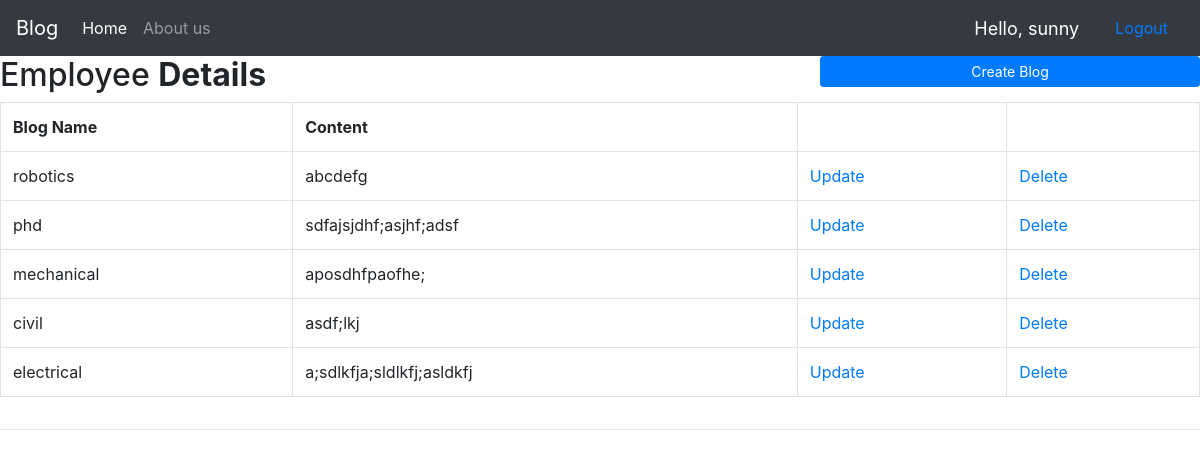
The app's page /home/ (signed in) with its own data.
### accounts/models.py (models this page shows, shortened)
class Blog(models.Model):
    blogname = models.CharField(max_length=500, null=True)
    content = models.TextField(max_length=5000, null=True)

### accounts/views.py (the view)
# urls.py: 2. Add a URL to urlpatterns:  path('', views.home, name='home')
@login_required(login_url='login')
def home(request):
    blogname = Blog.objects.all()
    return render(request, 'accounts/home.html', {'blogname': blogname})

### accounts/templates/accounts/home.html
{% extends 'accounts/main.html' %}
{% block content%}
{% include 'accounts/operations.html' %}
{% endblock %}

### accounts/templates/accounts/main.html (shortened to what this page needs)
<!DOCTYPE html>
<html>
<head>
    <link rel="stylesheet" href="https://stackpath.bootstrapcdn.com/bootstrap/4.3.1/css/bootstrap.min.css">
</head>
<body>
    {% include 'accounts/navbar.html' %}
    {% block content %}
    {% endblock %}
    <hr>
</body>
</html>

### accounts/templates/accounts/navbar.html (shortened to what this page needs)
<nav class="navbar navbar-expand-lg navbar-dark bg-dark">
  <a class="navbar-brand" href="#">Blog</a>
  <div class="collapse navbar-collapse" id="navbarNavAltMarkup">
    <div class="navbar-nav">
      <a class="nav-item nav-link active" href="#">Home <span class="sr-only">(current)</span></a>
      <a class="nav-item nav-link" href="#">About us</a>
    </div>
  </div>
  <span class="hello-msg">Hello, {{request.user}}</span>
  <a class="nav-item nav-link" href="{% url 'logout' %}">Logout</a>
</nav>

### accounts/templates/accounts/operations.html
<!DOCTYPE html>
<html lang="en">
<body>
<div class="container-lg">
    <div class="table-responsive">
        <div class="table-wrapper">
            <div class="table-title">
                <div class="row">
                    <div class="col-sm-8"><h2>Employee <b>Details</b></h2></div>
                    <div class="col-sm-4">
                        <a class="btn btn-primary btn-sm btn-block" href="{% url 'createBlog' %}">Create Blog</a>
                    </div>
                </div>
            </div>
            <table class="table table-bordered">
                <tr>
                    <th>Blog Name</th>
                    <th>Content</th>
                    <th></th>
                    <th></th>
                </tr>
                {% for i in blogname %}
                    <tr>
                        <td>{{i.blogname}}</td>
                        <td>{{i.content}}</td>
                        <td><a href="{% url 'updateBlog' i.id %}">Update</a></td>
                        <td><a href="{% url 'deleteBlog' i.id %}">Delete</a></td>
                    </tr>
                {% endfor %}
            </table>
        </div>
    </div>
</div>
</body>
</html>

### accounts/templates/accounts/navbar.html (style rules this page uses)
.hello-msg { font-size: 18px; color: #fff; margin-right: 20px }

### records on screen
Blog: blogname "robotics", content "abcdefg"
Blog: blogname "phd", content "sdfajsjdhf;asjhf;adsf"
Blog: blogname "mechanical", content "aposdhfpaofhe;"
Blog: blogname "civil", content "asdf;lkj"
Blog: blogname "electrical", content "a;sdlkfja;sldlkfj;asldkfj"

### other values on screen
{{ request.user }} "sunny"
